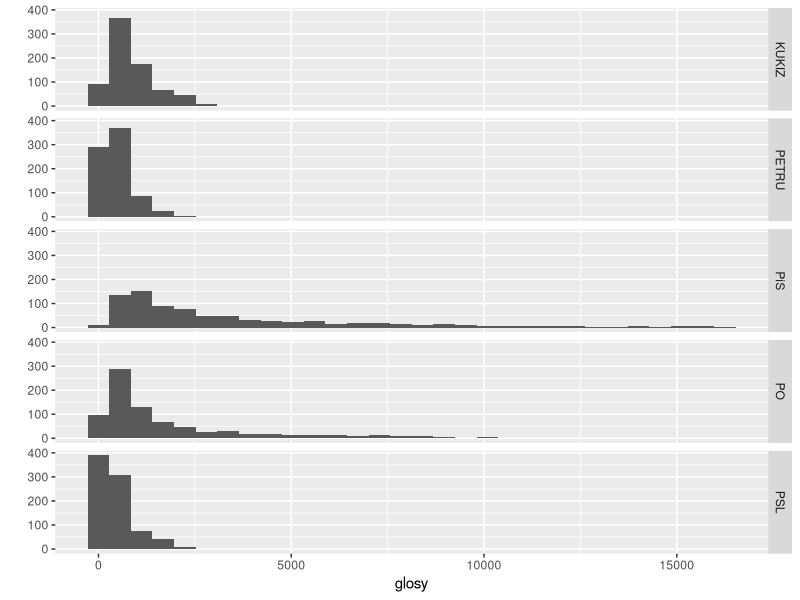

Write R code to recreate this figure.
#
#library(reshape);
require(ggplot2);
#library(dplyr)
#
kandydaci <- read.csv("Kandydaci_2015.csv", sep = ';',  header=T, na.string="NA");
kandydaci_all <- kandydaci;

## 90% kandydatów z każdej partii
## http://www.statmethods.net/management/subset.html
kandydaci <- subset (kandydaci, ( (komitet == "PETRU" & glosy < 2002) |
   (komitet == "KUKIZ" & glosy < 2748 ) | (komitet == "PSL" & glosy < 2218) | 
   (komitet == "PO" & glosy < 10238 )| (komitet == "PiS" & glosy < 16286) ));
##kandydaci <- subset (kandydaci, (glosy < 10000  ));

str(kandydaci);

#qplot(glosy, data=kandydaci, geom="histogram", binwidth=2000, facets=komitet ~ .)
qplot(glosy, data=kandydaci, geom="histogram", facets=komitet ~ .)

#temp$quartile <- ntile(temp$value, 4) 
# 9th decyl
#1 KUKIZ  2747.8
#2 PETRU  2001.8
#3   PiS 16285.0
#4    PO 10237.5
#5   PSL  2217.5
